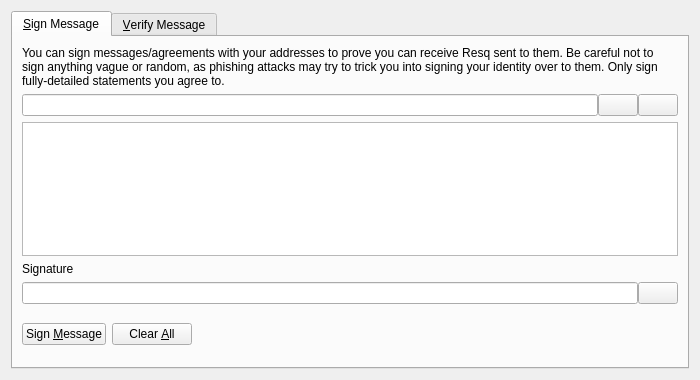
<?xml version="1.0" encoding="UTF-8"?>
<ui version="4.0">
 <class>SignVerifyMessageDialog</class>
 <widget class="QDialog" name="SignVerifyMessageDialog">
  <property name="geometry">
   <rect>
    <x>0</x>
    <y>0</y>
    <width>700</width>
    <height>380</height>
   </rect>
  </property>
  <property name="windowTitle">
   <string>Signatures - Sign / Verify a Message</string>
  </property>
  <property name="modal">
   <bool>true</bool>
  </property>
  <layout class="QVBoxLayout" name="verticalLayout">
   <item>
    <widget class="QTabWidget" name="tabWidget">
     <property name="currentIndex">
      <number>0</number>
     </property>
     <widget class="QWidget" name="tabSignMessage">
      <attribute name="title">
       <string>&amp;Sign Message</string>
      </attribute>
      <layout class="QVBoxLayout" name="verticalLayout_SM">
       <item>
        <widget class="QLabel" name="infoLabel_SM">
         <property name="text">
          <string>You can sign messages/agreements with your addresses to prove you can receive Resq sent to them. Be careful not to sign anything vague or random, as phishing attacks may try to trick you into signing your identity over to them. Only sign fully-detailed statements you agree to.</string>
         </property>
         <property name="textFormat">
          <enum>Qt::PlainText</enum>
         </property>
         <property name="wordWrap">
          <bool>true</bool>
         </property>
        </widget>
       </item>
       <item>
        <layout class="QHBoxLayout" name="horizontalLayout_1_SM">
         <property name="spacing">
          <number>0</number>
         </property>
         <item>
          <widget class="QValidatedLineEdit" name="addressIn_SM">
           <property name="toolTip">
            <string>The Resq address to sign the message with</string>
           </property>
          </widget>
         </item>
         <item>
          <widget class="QPushButton" name="addressBookButton_SM">
           <property name="toolTip">
            <string>Choose previously used address</string>
           </property>
           <property name="text">
            <string/>
           </property>
           <property name="shortcut">
            <string>Alt+A</string>
           </property>
           <property name="autoDefault">
            <bool>false</bool>
           </property>
          </widget>
         </item>
         <item>
          <widget class="QPushButton" name="pasteButton_SM">
           <property name="toolTip">
            <string>Paste address from clipboard</string>
           </property>
           <property name="text">
            <string/>
           </property>
           <property name="shortcut">
            <string>Alt+P</string>
           </property>
           <property name="autoDefault">
            <bool>false</bool>
           </property>
          </widget>
         </item>
        </layout>
       </item>
       <item>
        <widget class="QPlainTextEdit" name="messageIn_SM">
         <property name="toolTip">
          <string>Enter the message you want to sign here</string>
         </property>
        </widget>
       </item>
       <item>
        <widget class="QLabel" name="signatureLabel_SM">
         <property name="text">
          <string>Signature</string>
         </property>
         <property name="textFormat">
          <enum>Qt::PlainText</enum>
         </property>
        </widget>
       </item>
       <item>
        <layout class="QHBoxLayout" name="horizontalLayout_2_SM">
         <property name="spacing">
          <number>0</number>
         </property>
         <item>
          <widget class="QLineEdit" name="signatureOut_SM">
           <property name="font">
            <font>
             <italic>true</italic>
            </font>
           </property>
           <property name="readOnly">
            <bool>true</bool>
           </property>
          </widget>
         </item>
         <item>
          <widget class="QPushButton" name="copySignatureButton_SM">
           <property name="toolTip">
            <string>Copy the current signature to the system clipboard</string>
           </property>
           <property name="text">
            <string/>
           </property>
           <property name="autoDefault">
            <bool>false</bool>
           </property>
          </widget>
         </item>
        </layout>
       </item>
       <item>
        <layout class="QHBoxLayout" name="horizontalLayout_3_SM">
         <item>
          <widget class="QPushButton" name="signMessageButton_SM">
           <property name="toolTip">
            <string>Sign the message to prove you own this Resq address</string>
           </property>
           <property name="text">
            <string>Sign &amp;Message</string>
           </property>
           <property name="autoDefault">
            <bool>false</bool>
           </property>
          </widget>
         </item>
         <item>
          <widget class="QPushButton" name="clearButton_SM">
           <property name="toolTip">
            <string>Reset all sign message fields</string>
           </property>
           <property name="text">
            <string>Clear &amp;All</string>
           </property>
           <property name="autoDefault">
            <bool>false</bool>
           </property>
          </widget>
         </item>
         <item>
          <spacer name="horizontalSpacer_1_SM">
           <property name="orientation">
            <enum>Qt::Horizontal</enum>
           </property>
           <property name="sizeHint" stdset="0">
            <size>
             <width>40</width>
             <height>48</height>
            </size>
           </property>
          </spacer>
         </item>
         <item>
          <widget class="QLabel" name="statusLabel_SM">
           <property name="font">
            <font>
             <weight>75</weight>
             <bold>true</bold>
            </font>
           </property>
           <property name="text">
            <string/>
           </property>
           <property name="wordWrap">
            <bool>true</bool>
           </property>
          </widget>
         </item>
         <item>
          <spacer name="horizontalSpacer_2_SM">
           <property name="orientation">
            <enum>Qt::Horizontal</enum>
           </property>
           <property name="sizeHint" stdset="0">
            <size>
             <width>40</width>
             <height>48</height>
            </size>
           </property>
          </spacer>
         </item>
        </layout>
       </item>
      </layout>
     </widget>
     <widget class="QWidget" name="tabVerifyMessage">
      <attribute name="title">
       <string>&amp;Verify Message</string>
      </attribute>
      <layout class="QVBoxLayout" name="verticalLayout_VM">
       <item>
        <widget class="QLabel" name="infoLabel_VM">
         <property name="text">
          <string>Enter the receiver's address, message (ensure you copy line breaks, spaces, tabs, etc. exactly) and signature below to verify the message. Be careful not to read more into the signature than what is in the signed message itself, to avoid being tricked by a man-in-the-middle attack. Note that this only proves the signing party receives with the address, it cannot prove sendership of any transaction!</string>
         </property>
         <property name="textFormat">
          <enum>Qt::PlainText</enum>
         </property>
         <property name="alignment">
          <set>Qt::AlignLeading|Qt::AlignLeft|Qt::AlignTop</set>
         </property>
         <property name="wordWrap">
          <bool>true</bool>
         </property>
        </widget>
       </item>
       <item>
        <layout class="QHBoxLayout" name="horizontalLayout_1_VM">
         <property name="spacing">
          <number>0</number>
         </property>
         <item>
          <widget class="QValidatedLineEdit" name="addressIn_VM">
           <property name="toolTip">
            <string>The Resq address the message was signed with</string>
           </property>
          </widget>
         </item>
         <item>
          <widget class="QPushButton" name="addressBookButton_VM">
           <property name="toolTip">
            <string>Choose previously used address</string>
           </property>
           <property name="text">
            <string/>
           </property>
           <property name="shortcut">
            <string>Alt+A</string>
           </property>
           <property name="autoDefault">
            <bool>false</bool>
           </property>
          </widget>
         </item>
        </layout>
       </item>
       <item>
        <widget class="QPlainTextEdit" name="messageIn_VM"/>
       </item>
       <item>
        <widget class="QValidatedLineEdit" name="signatureIn_VM"/>
       </item>
       <item>
        <layout class="QHBoxLayout" name="horizontalLayout_2_VM">
         <item>
          <widget class="QPushButton" name="verifyMessageButton_VM">
           <property name="toolTip">
            <string>Verify the message to ensure it was signed with the specified Resq address</string>
           </property>
           <property name="text">
            <string>Verify &amp;Message</string>
           </property>
           <property name="autoDefault">
            <bool>false</bool>
           </property>
          </widget>
         </item>
         <item>
          <widget class="QPushButton" name="clearButton_VM">
           <property name="toolTip">
            <string>Reset all verify message fields</string>
           </property>
           <property name="text">
            <string>Clear &amp;All</string>
           </property>
           <property name="autoDefault">
            <bool>false</bool>
           </property>
          </widget>
         </item>
         <item>
          <spacer name="horizontalSpacer_1_VM">
           <property name="orientation">
            <enum>Qt::Horizontal</enum>
           </property>
           <property name="sizeHint" stdset="0">
            <size>
             <width>40</width>
             <height>48</height>
            </size>
           </property>
          </spacer>
         </item>
         <item>
          <widget class="QLabel" name="statusLabel_VM">
           <property name="font">
            <font>
             <weight>75</weight>
             <bold>true</bold>
            </font>
           </property>
           <property name="text">
            <string/>
           </property>
           <property name="wordWrap">
            <bool>true</bool>
           </property>
          </widget>
         </item>
         <item>
          <spacer name="horizontalSpacer_2_VM">
           <property name="orientation">
            <enum>Qt::Horizontal</enum>
           </property>
           <property name="sizeHint" stdset="0">
            <size>
             <width>40</width>
             <height>48</height>
            </size>
           </property>
          </spacer>
         </item>
        </layout>
       </item>
      </layout>
     </widget>
    </widget>
   </item>
  </layout>
 </widget>
 <customwidgets>
  <customwidget>
   <class>QValidatedLineEdit</class>
   <extends>QLineEdit</extends>
   <header>qvalidatedlineedit.h</header>
  </customwidget>
 </customwidgets>
 <resources>
  <include location="../resq.qrc"/>
 </resources>
 <connections/>
</ui>
